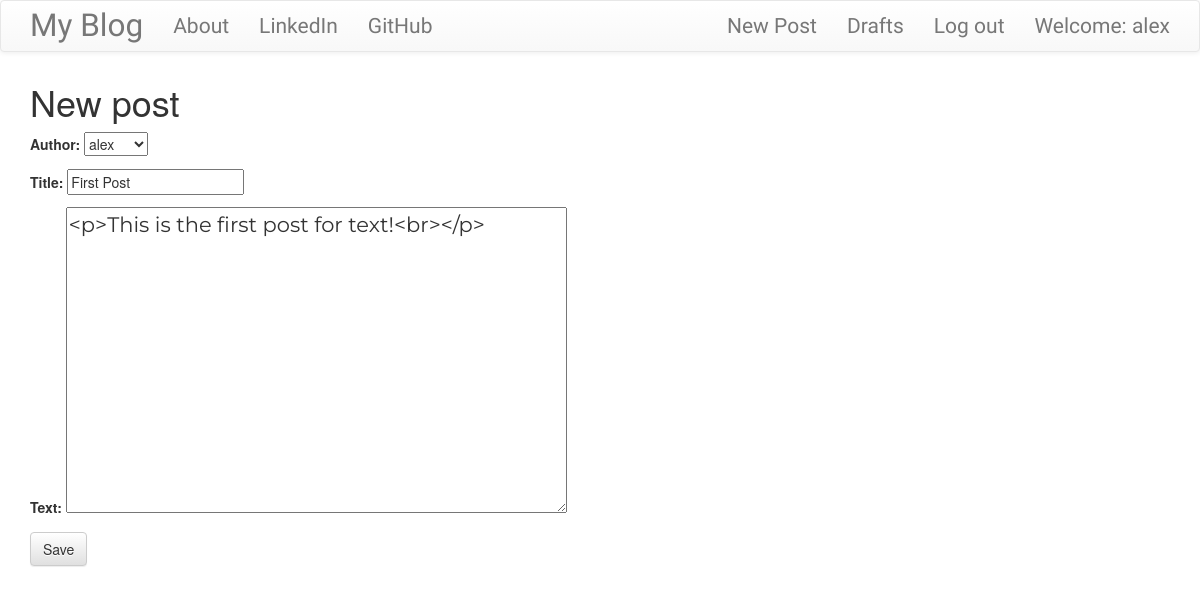
The app's page /post/1/edit/ (signed in), older data.
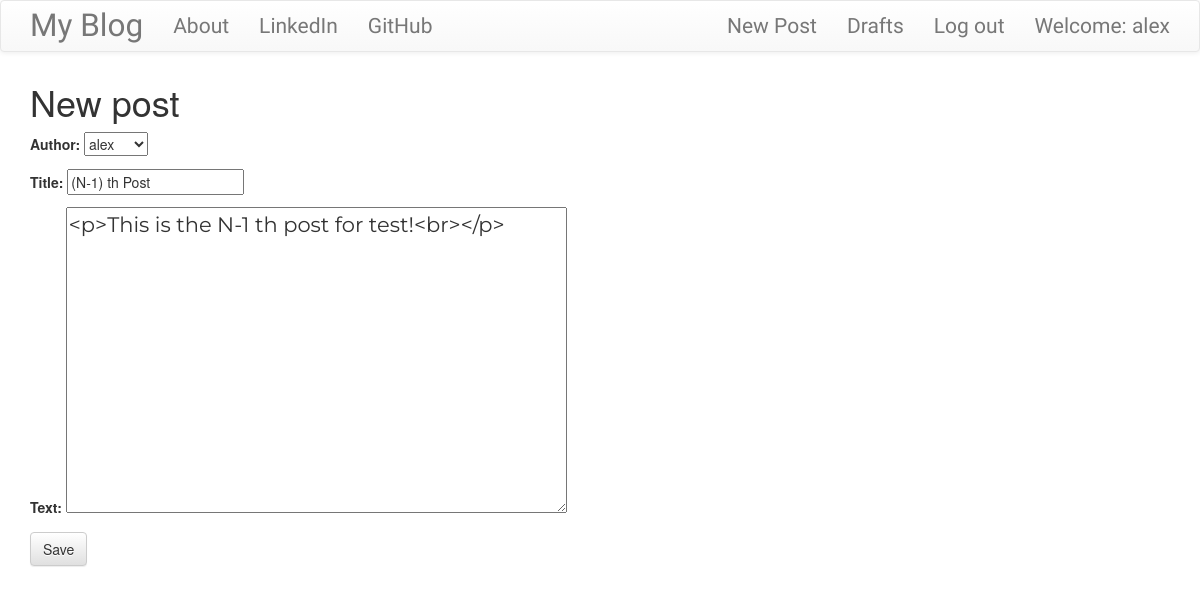
The same page, newer data.
### blog/models.py (models this page shows, shortened)
class Post(models.Model):
    author = models.ForeignKey('auth.User')
    title = models.CharField(max_length=200)
    text = models.TextField()
    created_date = models.DateTimeField(default=timezone.now)
    published_date = models.DateTimeField(blank=True, null=True)

### blog/views.py (the view)
# urls.py: url(r'^post/(?P<pk>\d+)/edit/$', views.PostUpdateView.as_view(), name='post_edit'),
class PostUpdateView(LoginRequiredMixin,UpdateView):
    login_url = '/login/'
    redirect_field_name = 'blog/post_detail.html'
    form_class = PostForm
    model = Post

### blog/forms.py
class PostForm(forms.ModelForm):
    class Meta():
        model = Post
        fields = ('author','title', 'text',)
        widgets = {
            'title': forms.TextInput(attrs={'class': 'textinputclass'}),
            'text': forms.Textarea(attrs={'class': 'editable medium-editor-textarea postcontent'}),
        }

### blog/templates/blog/post_form.html (shortened to what this page needs)
{% extends 'blog/base.html' %}
{% block content %}
<h1>New post</h1>
<form method="POST" class="post-form">
  {{ form.as_p }}
  <button type="submit" class="save btn btn-default">Save</button>
</form>
{% endblock %}

Row changes from the older to the newer data that the page shows:
changed Post "alex": title "First Post" → "(N-1) th Post"; text "<p>This is the first post for text!<br></p>" → "<p>This is the N-1 th post for test!<br></p>"
